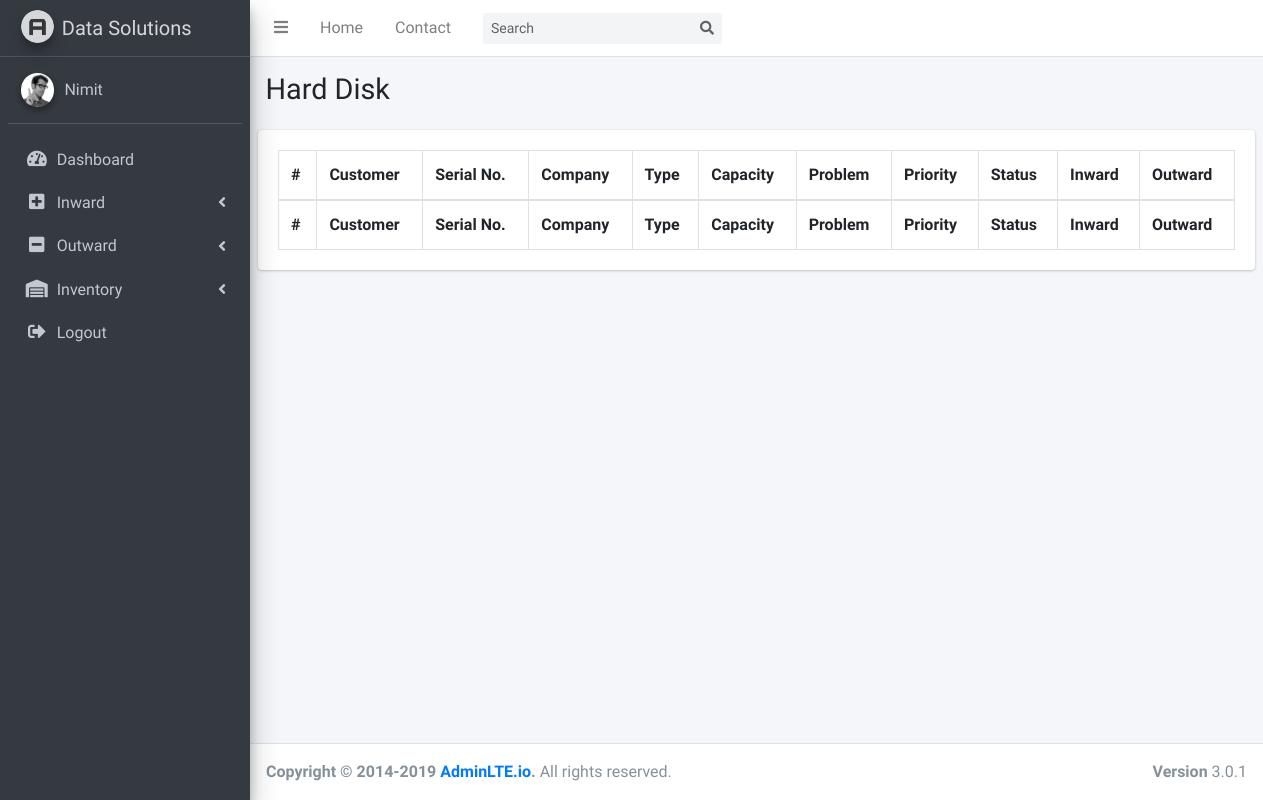
The app's page /harddisk.php (signed in), older data.
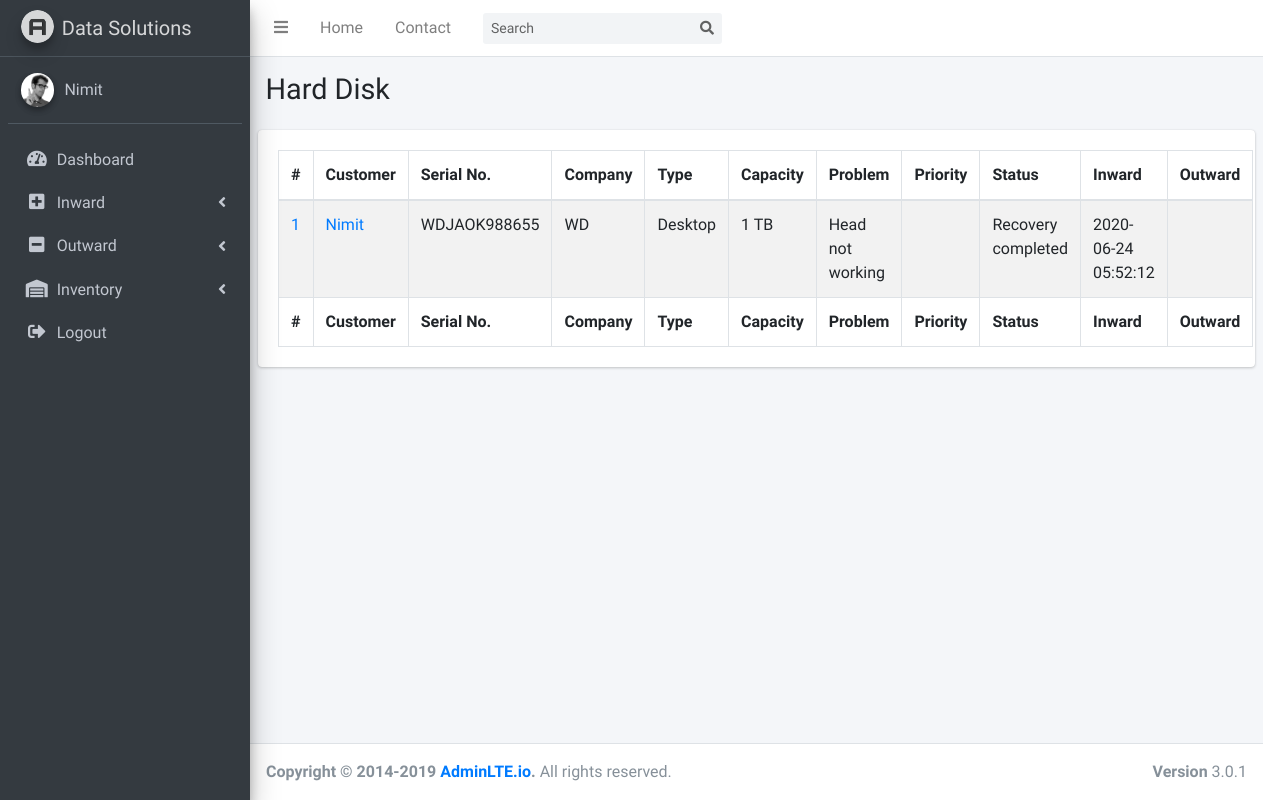
The same page, newer data.
### tables this page shows
CREATE TABLE `harddisk` (
  `id` int(10) UNSIGNED NOT NULL,
  `customer_id` int(10) UNSIGNED NOT NULL,
  `serial_no` varchar(64) NOT NULL,
  `firmware_no` varchar(64) NOT NULL,
  `wwn_no` varchar(64) NOT NULL,
  `type` varchar(10) NOT NULL,
  `ssd_type` varchar(3) NOT NULL,
  `company` varchar(64) NOT NULL,
  `storage_capacity` mediumint(9) NOT NULL,
  `storage_unit` varchar(3) NOT NULL,
  `priority` varchar(64) NOT NULL,
  `problem` text NOT NULL,
  `estimate` int(11) NOT NULL,
  `status` text NOT NULL,
  `inward` timestamp NOT NULL DEFAULT current_timestamp(),
  `outward` timestamp NULL DEFAULT NULL,
  `returned` tinyint(4) NOT NULL
);

CREATE TABLE `customer` (
  `id` int(10) UNSIGNED NOT NULL,
  `name` varchar(64) NOT NULL,
  `email` varchar(64) NOT NULL,
  `phone` varchar(10) NOT NULL
);

### harddisk.php (the view, shortened to what this page needs)
<?php
include('includes/connection.php');
?>
<!DOCTYPE html>
<html>
<head>
    <link rel="stylesheet" href="plugins/fontawesome-free/css/all.min.css">
    <link rel="stylesheet" href="https://code.ionicframework.com/ionicons/2.0.1/css/ionicons.min.css">
    <link rel="stylesheet" href="plugins/datatables-bs4/css/dataTables.bootstrap4.css">
    <link rel="stylesheet" href="dist/css/adminlte.min.css">
</head>
<body class="hold-transition sidebar-mini">
    <div class="wrapper">
        <?php include('includes/menu.php'); ?>
        <div class="content-wrapper">
            <section class="content-header">
                <div class="container-fluid">
                    <div class="row mb-2">
                        <div class="col-sm-6">
                            <h1>Hard Disk</h1>
                        </div>
                        <div class="col-sm-6">
                    </div>
                </div>
            </div>
        </section>
        <section class="content">
            <div class="row">
                <div class="col-12">
                    <div class="card">
                        <div class="card-body">
                            <table id="example1" class="table table-bordered table-striped">
                                <thead>
                                    <tr>
                                        <th>#</th>
                                        <th>Customer</th>
                                        <th>Serial No.</th>
                                        <th>Company</th>
                                        <th>Type</th>
                                        <th>Capacity</th>
                                        <th>Problem</th>
                                        <th>Priority</th>
                                        <th>Status</th>
                                        <th>Inward</th>
                                        <th>Outward</th>
                                    </tr>
                                </thead>
                                <tbody>
                                    <?php
                                    $sql = "SELECT customer.name,harddisk.* FROM customer RIGHT JOIN harddisk ON customer.id = harddisk.customer_id";
                                    $result = mysqli_query($con,$sql);
                                    if (mysqli_num_rows($result) > 0){
                                        while($row = mysqli_fetch_assoc($result)){
                                            ?>
                                            <tr>
                                                <td>
                                                    <a href="viewStorageDeviceDetails.php?customerId=<?php echo $row['customer_id'];?>&id=<?php echo $row['id'];?>&type=harddisk">
                                                        <?php echo $row['id']; ?>
                                                    </a>
                                                </td>
                                                <td>
                                                    <a href="viewStorageDeviceDetails.php?customerId=<?php echo $row['customer_id'];?>&id=<?php echo $row['id'];?>&type=harddisk">
                                                        <?php echo $row['name']; ?>
                                                    </a>
                                                </td>
                                                <td><?php echo $row['serial_no']; ?></td>
                                                <td><?php echo $row['company']; ?></td>
                                                <td><?php echo $row['type']; ?></td>
                                                <td><?php echo $row['storage_capacity']." ".$row['storage_unit']; ?></td>
                                                <td><?php echo $row['problem']; ?></td>
                                                <td><?php echo $row['priority']; ?></td>
                                                <td><?php echo $row['status']; ?></td>
                                                <td><?php echo $row['inward']; ?></td>
                                                <td><?php echo $row['outward']; ?></td>
                                            </tr>
                                            <?php
                                        }
                                    }
                                    ?>
                                </tbody>
                                <tfoot>
                                    <tr>
                                        <th>#</th>
                                        <th>Customer</th>
                                        <th>Serial No.</th>
                                        <th>Company</th>
                                        <th>Type</th>
                                        <th>Capacity</th>
                                        <th>Problem</th>
                                        <th>Priority</th>
                                        <th>Status</th>
                                        <th>Inward</th>
                                        <th>Outward</th>
                                    </tr>
                                </tfoot>
                            </table>
                        </div>
                    </div>
                </div>
            </div>
        </section>
    </div>
    <footer class="main-footer">
        <div class="float-right d-none d-sm-block">
            <b>Version</b> 3.0.1
        </div>
        <strong>Copyright &copy; 2014-2019 <a href="http://adminlte.io">AdminLTE.io</a>.</strong> All rights
        reserved.
    </footer>
</div>
</body>
</html>

### includes/menu.php (shortened to what this page needs)
<nav class="main-header navbar navbar-expand navbar-white navbar-light">
    <ul class="navbar-nav">
        <li class="nav-item">
            <a class="nav-link" data-widget="pushmenu" href="#"><i class="fas fa-bars"></i></a>
        </li>
        <li class="nav-item d-none d-sm-inline-block">
            <a href="index.php" class="nav-link">Home</a>
        </li>
        <li class="nav-item d-none d-sm-inline-block">
            <a href="#" class="nav-link">Contact</a>
        </li>
    </ul>
    <form class="form-inline ml-3">
        <div class="input-group input-group-sm">
            <input class="form-control form-control-navbar" type="search" placeholder="Search" aria-label="Search">
            <div class="input-group-append">
                <button class="btn btn-navbar" type="submit">
                    <i class="fas fa-search"></i>
                </button>
            </div>
        </div>
    </form>
</nav>
<aside class="main-sidebar sidebar-dark-primary elevation-4">
    <a href="index3.html" class="brand-link">
        <img src="dist/img/AdminLTELogo.png" alt="AdminLTE Logo" class="brand-image img-circle elevation-3"
        style="opacity: .8">
        <span class="brand-text font-weight-light">Data Solutions</span>
    </a>
    <div class="sidebar">
        <div class="user-panel mt-3 pb-3 mb-3 d-flex">
            <div class="image">
                <img src="dist/img/user2-160x160.jpg" class="img-circle elevation-2" alt="User Image">
            </div>
            <div class="info">
                <a href="#" class="d-block"><?php echo $_SESSION['adminName']; ?></a>
            </div>
        </div>
        <nav class="mt-2">
            <ul class="nav nav-pills nav-sidebar flex-column" data-widget="treeview" role="menu" data-accordion="false">
                <li class="nav-item">
                    <a href="index.php" class="nav-link">
                        <i class="nav-icon fas fa-tachometer-alt"></i>
                        <p>Dashboard</p>
                    </a>
                </li>
                <li class="nav-item has-treeview">
                    <a href="#" class="nav-link">
                        <i class="nav-icon fas fa-plus-square"></i>
                        <p>
                            Inward
                            <i class="right fas fa-angle-left"></i>
                        </p>
                    </a>
                </li>
                <li class="nav-item has-treeview">
                    <a href="#" class="nav-link">
                        <i class="nav-icon fas fa-minus-square"></i>
                        <p>
                            Outward
                            <i class="right fas fa-angle-left"></i>
                        </p>
                    </a>
                </li>
                <li class="nav-item has-treeview">
                    <a href="#" class="nav-link">
                        <i class="nav-icon fas fa-warehouse"></i>
                        <p>
                            Inventory
                            <i class="right fas fa-angle-left"></i>
                        </p>
                    </a>
                </li>
                <li class="nav-item">
                    <a href="includes/logout.php" class="nav-link">
                        <i class="nav-icon fas fa-sign-out-alt"></i>
                        <p>Logout</p>
                    </a>
                </li>
            </ul>
        </nav>
    </div>
</aside>

Row changes from the older to the newer data that the page shows:
added harddisk: id "1", customer.name "Nimit", serial_no "WDJAOK988655", company "WD", type "Desktop", storage_capacity "1", storage_unit "TB", problem "Head not working", status "Recovery completed", inward "2020-06-24 05:52:12"
